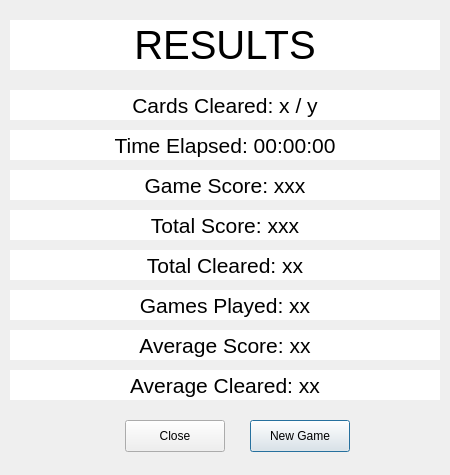
<?xml version="1.0" encoding="UTF-8"?>
<ui version="4.0">
 <class>resultsBox</class>
 <widget class="QDialog" name="resultsBox">
  <property name="geometry">
   <rect>
    <x>0</x>
    <y>0</y>
    <width>450</width>
    <height>475</height>
   </rect>
  </property>
  <property name="windowTitle">
   <string>Dialog</string>
  </property>
  <widget class="QLabel" name="gameResult">
   <property name="enabled">
    <bool>true</bool>
   </property>
   <property name="geometry">
    <rect>
     <x>10</x>
     <y>20</y>
     <width>430</width>
     <height>50</height>
    </rect>
   </property>
   <property name="font">
    <font>
     <pointsize>30</pointsize>
    </font>
   </property>
   <property name="styleSheet">
    <string notr="true">background-color: rgb(255, 255, 255);</string>
   </property>
   <property name="text">
    <string>RESULTS</string>
   </property>
   <property name="scaledContents">
    <bool>true</bool>
   </property>
   <property name="alignment">
    <set>Qt::AlignmentFlag::AlignCenter</set>
   </property>
  </widget>
  <widget class="QLabel" name="cardsCleared">
   <property name="enabled">
    <bool>true</bool>
   </property>
   <property name="geometry">
    <rect>
     <x>10</x>
     <y>90</y>
     <width>430</width>
     <height>30</height>
    </rect>
   </property>
   <property name="font">
    <font>
     <pointsize>16</pointsize>
    </font>
   </property>
   <property name="styleSheet">
    <string notr="true">background-color: rgb(255, 255, 255);</string>
   </property>
   <property name="text">
    <string>Cards Cleared: x / y</string>
   </property>
   <property name="scaledContents">
    <bool>true</bool>
   </property>
   <property name="alignment">
    <set>Qt::AlignmentFlag::AlignCenter</set>
   </property>
  </widget>
  <widget class="QLabel" name="timeElapsed">
   <property name="enabled">
    <bool>true</bool>
   </property>
   <property name="geometry">
    <rect>
     <x>10</x>
     <y>130</y>
     <width>430</width>
     <height>30</height>
    </rect>
   </property>
   <property name="font">
    <font>
     <pointsize>16</pointsize>
    </font>
   </property>
   <property name="styleSheet">
    <string notr="true">background-color: rgb(255, 255, 255);</string>
   </property>
   <property name="text">
    <string>Time Elapsed: 00:00:00</string>
   </property>
   <property name="scaledContents">
    <bool>true</bool>
   </property>
   <property name="alignment">
    <set>Qt::AlignmentFlag::AlignCenter</set>
   </property>
  </widget>
  <widget class="QLabel" name="gameScore">
   <property name="enabled">
    <bool>true</bool>
   </property>
   <property name="geometry">
    <rect>
     <x>10</x>
     <y>170</y>
     <width>430</width>
     <height>30</height>
    </rect>
   </property>
   <property name="font">
    <font>
     <pointsize>16</pointsize>
    </font>
   </property>
   <property name="styleSheet">
    <string notr="true">background-color: rgb(255, 255, 255);</string>
   </property>
   <property name="text">
    <string>Game Score: xxx</string>
   </property>
   <property name="scaledContents">
    <bool>true</bool>
   </property>
   <property name="alignment">
    <set>Qt::AlignmentFlag::AlignCenter</set>
   </property>
  </widget>
  <widget class="QLabel" name="totalScore">
   <property name="enabled">
    <bool>true</bool>
   </property>
   <property name="geometry">
    <rect>
     <x>10</x>
     <y>210</y>
     <width>430</width>
     <height>30</height>
    </rect>
   </property>
   <property name="font">
    <font>
     <pointsize>16</pointsize>
    </font>
   </property>
   <property name="styleSheet">
    <string notr="true">background-color: rgb(255, 255, 255);</string>
   </property>
   <property name="text">
    <string>Total Score: xxx</string>
   </property>
   <property name="scaledContents">
    <bool>true</bool>
   </property>
   <property name="alignment">
    <set>Qt::AlignmentFlag::AlignCenter</set>
   </property>
  </widget>
  <widget class="QLabel" name="gamesPlayed">
   <property name="enabled">
    <bool>true</bool>
   </property>
   <property name="geometry">
    <rect>
     <x>10</x>
     <y>290</y>
     <width>430</width>
     <height>30</height>
    </rect>
   </property>
   <property name="font">
    <font>
     <pointsize>16</pointsize>
    </font>
   </property>
   <property name="styleSheet">
    <string notr="true">background-color: rgb(255, 255, 255);</string>
   </property>
   <property name="text">
    <string>Games Played: xx</string>
   </property>
   <property name="scaledContents">
    <bool>true</bool>
   </property>
   <property name="alignment">
    <set>Qt::AlignmentFlag::AlignCenter</set>
   </property>
  </widget>
  <widget class="QLabel" name="averageScore">
   <property name="enabled">
    <bool>true</bool>
   </property>
   <property name="geometry">
    <rect>
     <x>10</x>
     <y>330</y>
     <width>430</width>
     <height>30</height>
    </rect>
   </property>
   <property name="font">
    <font>
     <pointsize>16</pointsize>
    </font>
   </property>
   <property name="styleSheet">
    <string notr="true">background-color: rgb(255, 255, 255);</string>
   </property>
   <property name="text">
    <string>Average Score: xx</string>
   </property>
   <property name="scaledContents">
    <bool>true</bool>
   </property>
   <property name="alignment">
    <set>Qt::AlignmentFlag::AlignCenter</set>
   </property>
  </widget>
  <widget class="QLabel" name="averageCleared">
   <property name="enabled">
    <bool>true</bool>
   </property>
   <property name="geometry">
    <rect>
     <x>10</x>
     <y>370</y>
     <width>430</width>
     <height>30</height>
    </rect>
   </property>
   <property name="font">
    <font>
     <pointsize>16</pointsize>
    </font>
   </property>
   <property name="styleSheet">
    <string notr="true">background-color: rgb(255, 255, 255);</string>
   </property>
   <property name="text">
    <string>Average Cleared: xx</string>
   </property>
   <property name="scaledContents">
    <bool>true</bool>
   </property>
   <property name="alignment">
    <set>Qt::AlignmentFlag::AlignCenter</set>
   </property>
  </widget>
  <widget class="QLabel" name="totalCleared">
   <property name="enabled">
    <bool>true</bool>
   </property>
   <property name="geometry">
    <rect>
     <x>10</x>
     <y>250</y>
     <width>430</width>
     <height>30</height>
    </rect>
   </property>
   <property name="font">
    <font>
     <pointsize>16</pointsize>
    </font>
   </property>
   <property name="styleSheet">
    <string notr="true">background-color: rgb(255, 255, 255);</string>
   </property>
   <property name="text">
    <string>Total Cleared: xx</string>
   </property>
   <property name="scaledContents">
    <bool>true</bool>
   </property>
   <property name="alignment">
    <set>Qt::AlignmentFlag::AlignCenter</set>
   </property>
  </widget>
  <widget class="QPushButton" name="closeButton">
   <property name="geometry">
    <rect>
     <x>125</x>
     <y>420</y>
     <width>100</width>
     <height>32</height>
    </rect>
   </property>
   <property name="text">
    <string>Close</string>
   </property>
   <property name="autoDefault">
    <bool>false</bool>
   </property>
   <property name="default">
    <bool>false</bool>
   </property>
  </widget>
  <widget class="QPushButton" name="newGameButton">
   <property name="geometry">
    <rect>
     <x>250</x>
     <y>420</y>
     <width>100</width>
     <height>32</height>
    </rect>
   </property>
   <property name="text">
    <string>New Game</string>
   </property>
   <property name="autoDefault">
    <bool>false</bool>
   </property>
   <property name="default">
    <bool>true</bool>
   </property>
  </widget>
 </widget>
 <resources/>
 <connections/>
</ui>
